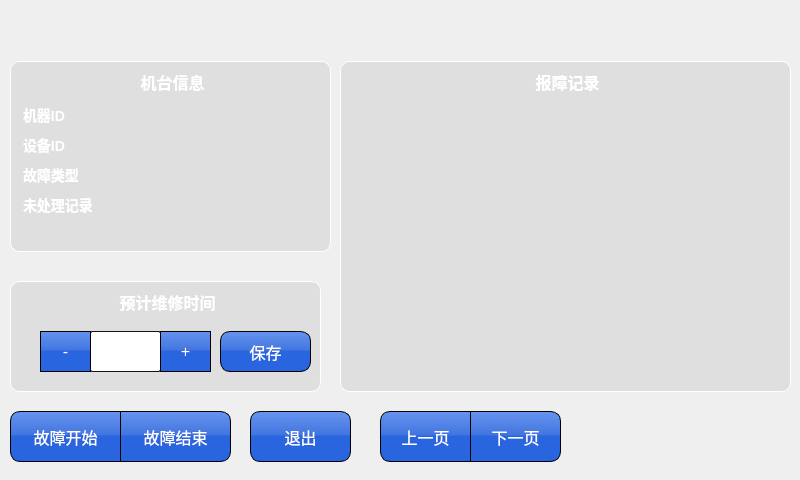
<?xml version="1.0" encoding="UTF-8"?>
<ui version="4.0">
 <class>Fun24fsgz</class>
 <widget class="QDialog" name="Fun24fsgz">
  <property name="windowModality">
   <enum>Qt::NonModal</enum>
  </property>
  <property name="geometry">
   <rect>
    <x>0</x>
    <y>0</y>
    <width>800</width>
    <height>480</height>
   </rect>
  </property>
  <property name="minimumSize">
   <size>
    <width>800</width>
    <height>0</height>
   </size>
  </property>
  <property name="font">
   <font>
    <pointsize>12</pointsize>
   </font>
  </property>
  <property name="styleSheet">
   <string notr="true">QDialog {	
	border-image: url(:/rc/res/main_bk.png) 0 00 0 0 repeat;
}
#widget_2{ 
border-image: url(:/rc/res/main_bk.png) 50 00 0 0 repeat;
}
QPushButton {
	border: 1px solid  rgb(0, 0, 0);
	border-radius: 0px;
	background-color: qlineargradient(spread:pad, x1:1, y1:1, x2:1, y2:0, stop:0.505682 rgba(35, 97, 222, 247), stop:0.539773 rgba(61, 114, 223, 247), stop:1 rgba(93, 142, 239, 238));
	color: rgb(255, 255, 255);
	font: 16px;
}
QGroupBox::title {
  color: rgb(255, 255, 255);
  subcontrol-origin: margin;
  subcontrol-position: top center;
  padding-top: 10px;  
  border-top: 1px solid rgb(255, 255, 255);
  font:bold 14px;
}
QGroupBox {
	border: 1px solid rgb(255, 255, 255); 
    border-radius: 9px;
	padding:2px; font: bold 16px;	
	background-color: rgba(199, 199, 199, 100);
}
QTableWidget {
 background-color: rgb(255, 255, 255);
 border: 4px solid transparent;
 border-top: 0px;  
 border-bottom-right-radius: 9px;
 border-bottom-left-radius:9px;
 font: 14px;
}
QTableWidget::item {
   
}
QHeaderView::section {
    background-color:  rgb(221, 221, 221); 
	font: 18px;
	border: 0px solid #6c6c6c;
	height: 25px;
}</string>
  </property>
  <property name="modal">
   <bool>false</bool>
  </property>
  <widget class="QWidget" name="widget_2" native="true">
   <property name="geometry">
    <rect>
     <x>0</x>
     <y>51</y>
     <width>800</width>
     <height>431</height>
    </rect>
   </property>
   <property name="styleSheet">
    <string notr="true"/>
   </property>
   <widget class="QGroupBox" name="groupBox">
    <property name="geometry">
     <rect>
      <x>10</x>
      <y>10</y>
      <width>321</width>
      <height>191</height>
     </rect>
    </property>
    <property name="styleSheet">
     <string notr="true"/>
    </property>
    <property name="title">
     <string>机台信息</string>
    </property>
    <widget class="QTableWidget" name="tableWidget">
     <property name="geometry">
      <rect>
       <x>10</x>
       <y>40</y>
       <width>301</width>
       <height>121</height>
      </rect>
     </property>
     <property name="focusPolicy">
      <enum>Qt::NoFocus</enum>
     </property>
     <property name="styleSheet">
      <string notr="true">border: 0px solid  rgb(0, 0, 0);
background-color: transparent;
color: rgb(255, 255, 255);
font: bold 14px;</string>
     </property>
     <property name="editTriggers">
      <set>QAbstractItemView::NoEditTriggers</set>
     </property>
     <property name="selectionMode">
      <enum>QAbstractItemView::NoSelection</enum>
     </property>
     <property name="selectionBehavior">
      <enum>QAbstractItemView::SelectRows</enum>
     </property>
     <property name="showGrid">
      <bool>true</bool>
     </property>
     <property name="gridStyle">
      <enum>Qt::SolidLine</enum>
     </property>
     <property name="sortingEnabled">
      <bool>false</bool>
     </property>
     <property name="wordWrap">
      <bool>true</bool>
     </property>
     <property name="cornerButtonEnabled">
      <bool>true</bool>
     </property>
     <property name="rowCount">
      <number>4</number>
     </property>
     <property name="columnCount">
      <number>2</number>
     </property>
     <attribute name="horizontalHeaderVisible">
      <bool>false</bool>
     </attribute>
     <attribute name="horizontalHeaderDefaultSectionSize">
      <number>110</number>
     </attribute>
     <attribute name="horizontalHeaderShowSortIndicator" stdset="0">
      <bool>false</bool>
     </attribute>
     <attribute name="horizontalHeaderStretchLastSection">
      <bool>true</bool>
     </attribute>
     <attribute name="verticalHeaderVisible">
      <bool>false</bool>
     </attribute>
     <row/>
     <row/>
     <row/>
     <row/>
     <column>
      <property name="text">
       <string>名称</string>
      </property>
     </column>
     <column>
      <property name="text">
       <string>值</string>
      </property>
     </column>
     <item row="0" column="0">
      <property name="text">
       <string>机器ID</string>
      </property>
     </item>
     <item row="0" column="1">
      <property name="text">
       <string/>
      </property>
     </item>
     <item row="1" column="0">
      <property name="text">
       <string>设备ID</string>
      </property>
     </item>
     <item row="1" column="1">
      <property name="text">
       <string/>
      </property>
     </item>
     <item row="2" column="0">
      <property name="text">
       <string>故障类型</string>
      </property>
     </item>
     <item row="3" column="0">
      <property name="text">
       <string>未处理记录</string>
      </property>
     </item>
    </widget>
   </widget>
   <widget class="QGroupBox" name="groupBox_2">
    <property name="geometry">
     <rect>
      <x>340</x>
      <y>10</y>
      <width>451</width>
      <height>331</height>
     </rect>
    </property>
    <property name="title">
     <string>报障记录</string>
    </property>
    <widget class="QTableWidget" name="tableWidget_2">
     <property name="geometry">
      <rect>
       <x>10</x>
       <y>40</y>
       <width>431</width>
       <height>281</height>
      </rect>
     </property>
     <property name="focusPolicy">
      <enum>Qt::NoFocus</enum>
     </property>
     <property name="styleSheet">
      <string notr="true">border: 0px solid  rgb(0, 0, 0);
background-color: transparent;
color: rgb(255, 255, 255);
font: bold 14px;</string>
     </property>
     <property name="editTriggers">
      <set>QAbstractItemView::NoEditTriggers</set>
     </property>
     <property name="selectionMode">
      <enum>QAbstractItemView::SingleSelection</enum>
     </property>
     <property name="selectionBehavior">
      <enum>QAbstractItemView::SelectRows</enum>
     </property>
     <property name="rowCount">
      <number>2</number>
     </property>
     <property name="columnCount">
      <number>2</number>
     </property>
     <attribute name="horizontalHeaderVisible">
      <bool>false</bool>
     </attribute>
     <attribute name="horizontalHeaderStretchLastSection">
      <bool>true</bool>
     </attribute>
     <attribute name="verticalHeaderVisible">
      <bool>false</bool>
     </attribute>
     <row/>
     <row/>
     <column/>
     <column/>
    </widget>
   </widget>
   <widget class="QPushButton" name="btStart">
    <property name="geometry">
     <rect>
      <x>10</x>
      <y>360</y>
      <width>111</width>
      <height>51</height>
     </rect>
    </property>
    <property name="focusPolicy">
     <enum>Qt::NoFocus</enum>
    </property>
    <property name="styleSheet">
     <string notr="true">border-top-left-radius:10px;
border-bottom-left-radius:10px;</string>
    </property>
    <property name="text">
     <string>故障开始</string>
    </property>
   </widget>
   <widget class="QPushButton" name="pushButton_2">
    <property name="geometry">
     <rect>
      <x>470</x>
      <y>360</y>
      <width>91</width>
      <height>51</height>
     </rect>
    </property>
    <property name="focusPolicy">
     <enum>Qt::NoFocus</enum>
    </property>
    <property name="styleSheet">
     <string notr="true">border-top-right-radius:10px;
border-bottom-right-radius:10px;</string>
    </property>
    <property name="text">
     <string>下一页</string>
    </property>
   </widget>
   <widget class="QPushButton" name="pushButton">
    <property name="geometry">
     <rect>
      <x>380</x>
      <y>360</y>
      <width>91</width>
      <height>51</height>
     </rect>
    </property>
    <property name="focusPolicy">
     <enum>Qt::NoFocus</enum>
    </property>
    <property name="styleSheet">
     <string notr="true">border-top-left-radius:10px;
border-bottom-left-radius:10px;</string>
    </property>
    <property name="text">
     <string>上一页</string>
    </property>
   </widget>
   <widget class="QPushButton" name="btExit">
    <property name="geometry">
     <rect>
      <x>250</x>
      <y>360</y>
      <width>101</width>
      <height>51</height>
     </rect>
    </property>
    <property name="focusPolicy">
     <enum>Qt::NoFocus</enum>
    </property>
    <property name="styleSheet">
     <string notr="true">border-top-left-radius:10px;
border-bottom-left-radius:10px;
border-top-right-radius:10px;
border-bottom-right-radius:10px;</string>
    </property>
    <property name="text">
     <string>退出</string>
    </property>
   </widget>
   <widget class="QPushButton" name="btEnd">
    <property name="geometry">
     <rect>
      <x>120</x>
      <y>360</y>
      <width>111</width>
      <height>51</height>
     </rect>
    </property>
    <property name="focusPolicy">
     <enum>Qt::NoFocus</enum>
    </property>
    <property name="styleSheet">
     <string notr="true">border-top-right-radius:10px;
border-bottom-right-radius:10px;</string>
    </property>
    <property name="text">
     <string>故障结束</string>
    </property>
   </widget>
   <widget class="QGroupBox" name="groupBox_3">
    <property name="geometry">
     <rect>
      <x>10</x>
      <y>230</y>
      <width>311</width>
      <height>111</height>
     </rect>
    </property>
    <property name="styleSheet">
     <string notr="true">#groupBox_3{
background-image: url(:/rc/res/page_bk.png);
}</string>
    </property>
    <property name="title">
     <string>预计维修时间</string>
    </property>
    <widget class="QPushButton" name="btSaveTime">
     <property name="geometry">
      <rect>
       <x>210</x>
       <y>50</y>
       <width>91</width>
       <height>41</height>
      </rect>
     </property>
     <property name="focusPolicy">
      <enum>Qt::NoFocus</enum>
     </property>
     <property name="styleSheet">
      <string notr="true">border-top-left-radius:10px;
border-bottom-left-radius:10px;
border-top-right-radius:10px;
border-bottom-right-radius:10px;</string>
     </property>
     <property name="text">
      <string>保存</string>
     </property>
    </widget>
    <widget class="QLineEdit" name="lineEditText">
     <property name="geometry">
      <rect>
       <x>80</x>
       <y>50</y>
       <width>71</width>
       <height>41</height>
      </rect>
     </property>
     <property name="styleSheet">
      <string notr="true">border: 1px solid rgb(20, 20, 20);
border-radius: 2px;</string>
     </property>
     <property name="inputMask">
      <string>00; </string>
     </property>
    </widget>
    <widget class="QPushButton" name="btPlus1">
     <property name="geometry">
      <rect>
       <x>150</x>
       <y>50</y>
       <width>51</width>
       <height>41</height>
      </rect>
     </property>
     <property name="focusPolicy">
      <enum>Qt::NoFocus</enum>
     </property>
     <property name="text">
      <string>+</string>
     </property>
    </widget>
    <widget class="QPushButton" name="btSub1">
     <property name="geometry">
      <rect>
       <x>30</x>
       <y>50</y>
       <width>51</width>
       <height>41</height>
      </rect>
     </property>
     <property name="focusPolicy">
      <enum>Qt::NoFocus</enum>
     </property>
     <property name="text">
      <string>-</string>
     </property>
    </widget>
   </widget>
  </widget>
 </widget>
 <resources/>
 <connections/>
</ui>
